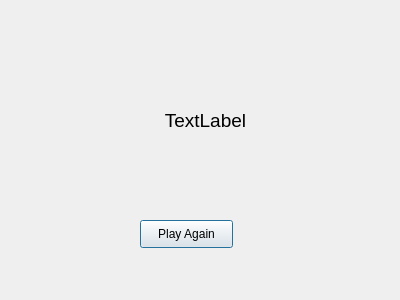
<?xml version="1.0" encoding="UTF-8"?>
<ui version="4.0">
 <class>GameOver</class>
 <widget class="QDialog" name="GameOver">
  <property name="geometry">
   <rect>
    <x>0</x>
    <y>0</y>
    <width>400</width>
    <height>300</height>
   </rect>
  </property>
  <property name="windowTitle">
   <string>Dialog</string>
  </property>
  <widget class="QPushButton" name="buttonPlayAgain">
   <property name="geometry">
    <rect>
     <x>140</x>
     <y>220</y>
     <width>93</width>
     <height>28</height>
    </rect>
   </property>
   <property name="text">
    <string>Play Again</string>
   </property>
  </widget>
  <widget class="QLabel" name="textMessage">
   <property name="geometry">
    <rect>
     <x>10</x>
     <y>100</y>
     <width>391</width>
     <height>41</height>
    </rect>
   </property>
   <property name="font">
    <font>
     <pointsize>14</pointsize>
    </font>
   </property>
   <property name="layoutDirection">
    <enum>Qt::LeftToRight</enum>
   </property>
   <property name="text">
    <string>TextLabel</string>
   </property>
   <property name="scaledContents">
    <bool>true</bool>
   </property>
   <property name="alignment">
    <set>Qt::AlignCenter</set>
   </property>
   <property name="wordWrap">
    <bool>true</bool>
   </property>
  </widget>
 </widget>
 <resources/>
 <connections/>
</ui>
